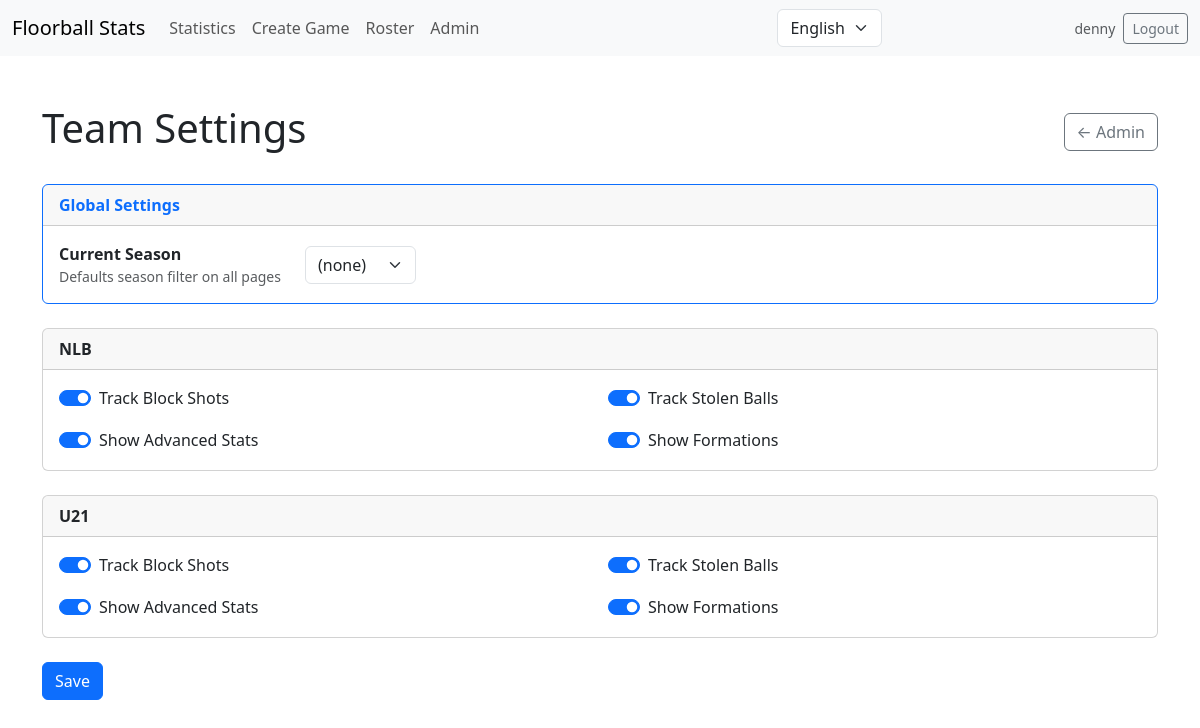
The page /admin/teams (signed in) on the database as committed earlier.
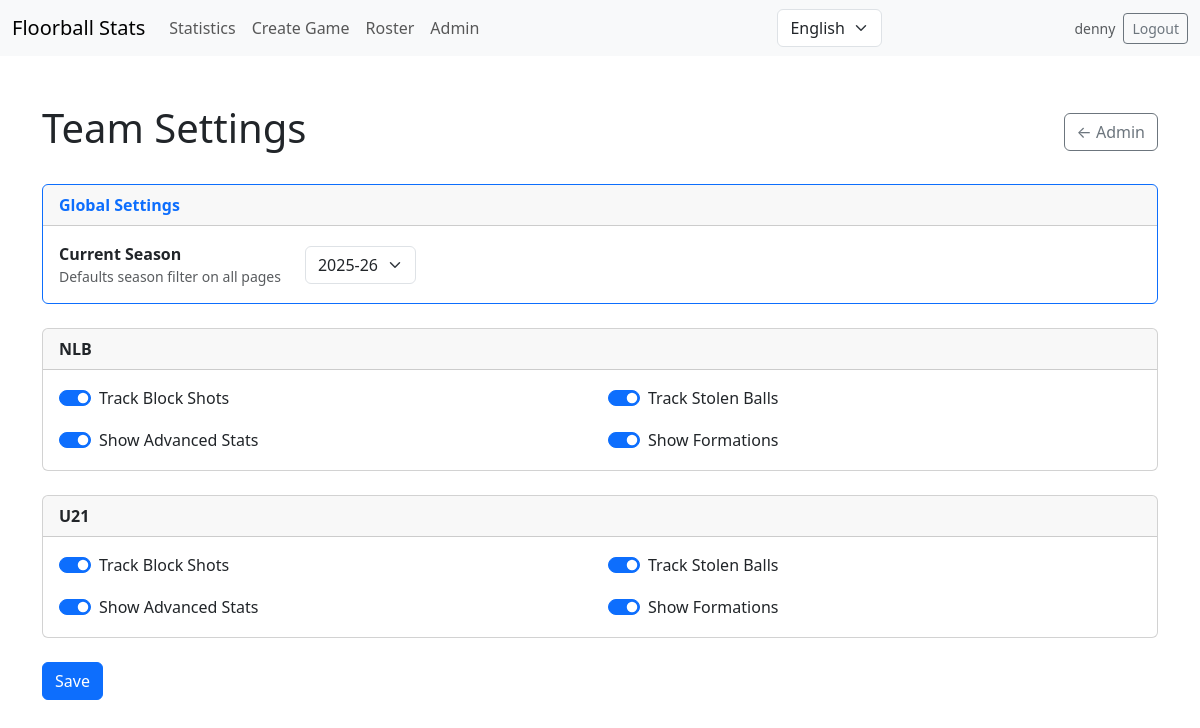
The same page on the database as committed later.
### models/auth_models.py (models this page shows, shortened)
class User(db.Model):
    __tablename__ = 'users'
    id = db.Column(db.Integer, primary_key=True)
    username = db.Column(db.Text, unique=True, nullable=False)
    password_hash = db.Column(db.Text, nullable=False)
    is_admin = db.Column(db.Integer, default=0, nullable=False)  # 0/1
    created_at = db.Column(db.Text, nullable=False,
                           default=lambda: datetime.now(timezone.utc).isoformat())
    permissions = db.relationship('TeamPermission', backref='user',
                                  cascade='all, delete-orphan', lazy=True)

### models/team_settings.py (models this page shows, shortened)
class TeamSettings(db.Model):
    __tablename__ = 'team_settings'
    id = db.Column(db.Integer, primary_key=True)
    category = db.Column(db.Text, nullable=False)
    setting_key = db.Column(db.Text, nullable=False)
    setting_value = db.Column(db.Text, nullable=False, default='1')
    __table_args__ = (
        db.UniqueConstraint('category', 'setting_key', name='uq_cat_key'),
    )

### routes/admin_routes.py (the view, shortened to what this page needs)
@admin_bp.route('/teams', methods=['GET', 'POST'])
def team_settings():
    guard = _require_admin()
    if guard:
        return guard
    cats = _roster_categories()
    settings_by_cat = {cat: get_all_settings(cat) for cat in cats}
    from models.roster import get_all_seasons
    return render_template(
        'admin/team_settings.html',
        categories=cats,
        settings_by_cat=settings_by_cat,
        setting_keys=list(DEFAULTS.keys()),
        all_seasons=get_all_seasons(),
        current_season=get_current_season(),
    )

### models/roster.py (called while the page is built)
def get_all_seasons():
    try:
        rows = db.session.query(RosterPlayer.season).distinct().all()
        return sorted({r[0] for r in rows if r[0]}, reverse=True)
    except Exception:
        logger.exception("get_all_seasons failed")
        return []

def get_all_categories_with_rosters(season=None):
    try:
        q = db.session.query(RosterPlayer.category).distinct()
        if season and season.strip():
            q = q.filter(RosterPlayer.season == season)
        rows = q.all()
        return sorted({r[0] for r in rows if r[0]})
    except Exception:
        logger.exception("get_all_categories_with_rosters failed")
        return []

### routes/admin_routes.py (called while the page is built)
def _roster_categories() -> list[str]:
    from config import CATEGORIES as _fallback
    cats = get_all_categories_with_rosters()
    return cats if cats else _fallback

def _require_admin():
    if not session.get('authenticated'):
        return redirect(url_for('game.index'))
    if session.get('is_admin_session'):
        return None
    user_id = session.get('user_id')
    if user_id:
        user = db.session.get(User, user_id)
        if user and user.is_admin:
            return None
    return redirect(url_for('game.index'))

### templates/admin/team_settings.html (shortened to what this page needs)
{% extends 'base.html' %}
{% block content %}
<div class="container py-4">
    <div class="d-flex justify-content-between align-items-center mb-4">
        <h1>{{ g.t.get('team_settings_nav', 'Team Settings') }}</h1>
        <a href="{{ url_for('admin.index') }}" class="btn btn-outline-secondary">← Admin</a>
    </div>
    <form method="POST">
        <div class="card mb-4 border-primary">
            <div class="card-header fw-bold text-primary">Global Settings</div>
            <div class="card-body">
                <div class="row align-items-center">
                    <div class="col-auto">
                        <label for="current_season" class="form-label fw-semibold mb-0">Current Season</label>
                        <small class="text-muted d-block">Defaults season filter on all pages</small>
                    </div>
                    <div class="col-auto">
                        <select class="form-select" id="current_season" name="current_season">
                            <option value="">(none)</option>
                            {% for s in all_seasons %}
                            <option value="{{ s }}" {% if s == current_season %}selected{% endif %}>{{ s }}</option>
                            {% endfor %}
                        </select>
                    </div>
                </div>
            </div>
        </div>
        {% for category in categories %}
        <div class="card mb-4">
            <div class="card-header fw-bold">{{ category }}</div>
            <div class="card-body">
                <div class="row g-3">
                    {% set cat_settings = settings_by_cat[category] %}
                    {% for key in setting_keys %}
                    <div class="col-md-6">
                        <div class="form-check form-switch">
                            <input class="form-check-input" type="checkbox"
                                   name="{{ category }}_{{ key }}" value="1"
                                   id="{{ category }}_{{ key }}"
                                   {% if cat_settings.get(key, '0') == '1' %}checked{% endif %}>
                            <label class="form-check-label" for="{{ category }}_{{ key }}">
                                {{ key.replace('_', ' ').title() }}
                            </label>
                        </div>
                    </div>
                    {% endfor %}
                </div>
            </div>
        </div>
        {% endfor %}
        <button type="submit" class="btn btn-primary">{{ g.t.get('save', 'Save') }}</button>
    </form>
</div>
{% endblock %}

### templates/base.html (shortened to what this page needs)
<!DOCTYPE html>
<html lang="{{ g.get('lang', 'en') if g is defined else 'en' }}">
<head>
    <link rel="stylesheet" href="https://cdn.jsdelivr.net/npm/bootstrap@5.3.0/dist/css/bootstrap.min.css">
</head>
<body>
    <nav class="navbar navbar-expand-lg navbar-light bg-light mb-4" aria-label="Main navigation">
        <div class="container-fluid">
            <a class="navbar-brand" href="/">{{ g.t['brand'] }}</a>
            <div class="collapse navbar-collapse" id="navbarNav">
                <ul class="navbar-nav me-auto mb-2 mb-lg-0">
                    <li class="nav-item"><a class="nav-link" href="/stats">{{ g.t['stats'] }}</a></li>
                    {% if g.is_admin_session or g.current_user %}
                    <li class="nav-item"><a class="nav-link" href="/create_game">{{ g.t['create_game'] }}</a></li>
                    <li class="nav-item"><a class="nav-link" href="/roster">{{ g.t['roster'] }}</a></li>
                    {% endif %}
                    {% if g.is_admin_session or (g.current_user and g.current_user.is_admin) %}
                    <li class="nav-item"><a class="nav-link" href="/admin/">{{ g.t.get('admin', 'Admin') }}</a></li>
                    {% endif %}
                </ul>
                <form class="d-flex order-2 order-lg-1" method="post" action="/set_language">
                    <select name="lang" class="form-select me-2" aria-label="Change language"
                        onchange="this.form.submit()">
                        <option value="en" {% if g.get('lang', 'en' )=='en' %}selected{% endif %}>{{ g.t['lang_en'] }}
                        </option>
                    </select>
                </form>
                {% if session.get('authenticated') %}
                <div class="ms-2 order-3 d-flex align-items-center gap-2">
                    {% if g.current_user %}<span class="text-muted small d-none d-lg-inline">{{ g.current_user.username }}</span>{% endif %}
                    <a href="/logout" class="btn btn-outline-secondary btn-sm">{{ g.t.get('logout', 'Logout') }}</a>
                </div>
                {% else %}
                <div class="ms-2 order-3">
                    <a href="/login" class="btn btn-outline-primary btn-sm">{{ g.t.get('user_login', 'Login') }}</a>
                </div>
                {% endif %}
            </div>
        </div>
    </nav>
    <main tabindex="-1">
        {% block content %}{% endblock %}
    </main>
</body>
</html>

Rows that differ between the two databases and show on the page:
added TeamSettings: current_season "2025-26"
Other text that changed with them:
form field current_season: "(none)" → (not shown)
